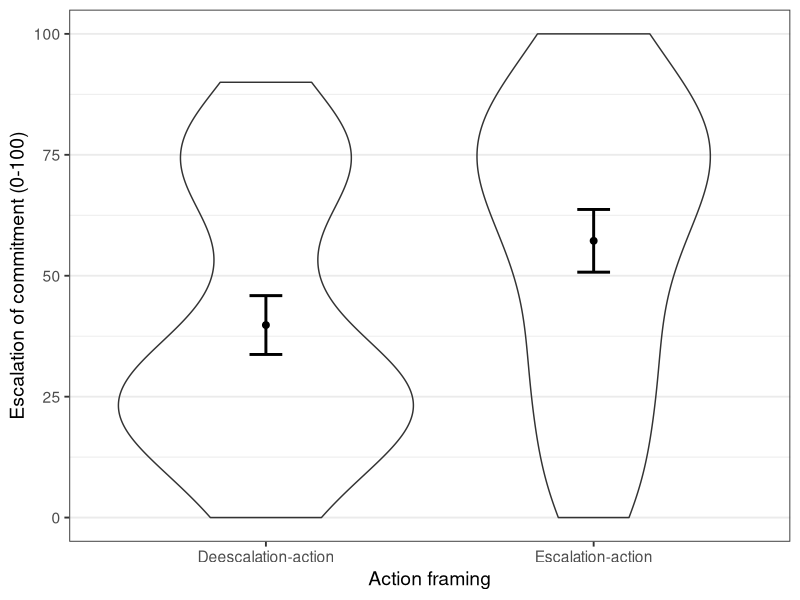
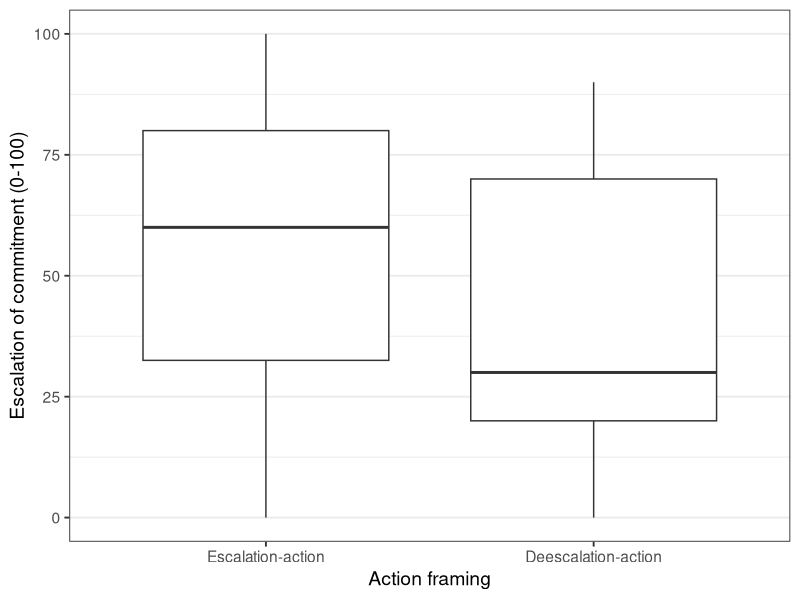

These figures' R source, in order:
## ---- chunk 1
# Workplace Setup
knitr::opts_chunk$set(echo = TRUE)
#install.packages("tidyverse")
#install.packages("ggplot2")
#install.packages("car")
library(tidyverse)
library(ggplot2)
library(car)
## ---- chunk 2
# import file from CSV
alldata <- read.csv("inputs/data/action-inaction-eoc-experiment-1-data.csv", header=TRUE, fileEncoding = "UTF-8-BOM") 

# calculate condition
alldata$condition <- 0
for (i in 1:nrow(alldata)){
  if (!is.na(alldata$EOC1_me[i])) (alldata$condition[i] <- 1)
  if (!is.na(alldata$EOC1_other[i])) (alldata$condition[i] <- 2)
  if (!is.na(alldata$DEC1_me[i])) (alldata$condition[i] <- 3)
  if (!is.na(alldata$DEC1_other[i])) (alldata$condition[i] <- 4)
}

#calcaulte age 
alldata$age <- alldata$birth+9

# some recoding to get the condition
alldata$blankeocdec<- recode(alldata$condition, "c(1,2)=1;c(3,4)=2; else=NA")
alldata$blankme<- recode(alldata$condition, "c(1,3)=1;c(2,4)=2; else=NA")
alldata$condition<-factor(alldata$condition,levels = c(1,2,3,4), 
                          labels=c("Escalation-action / Self-initiated", 
                                   "Escalation-action / Other-initiated",
                                   "Deescalation-action / Self-initiated",
                                   "Deescalation-action / Other-initiated"))
#value labels
alldata$blankeocdec<-factor(alldata$blankeocdec,levels = c(1,2), labels=c("Escalation-action", "Deescalation-action"))
alldata$blankme<-factor(alldata$blankme,levels = c(1,2), labels=c("Self-initiated", "Other-initiated"))

# calcaulte attention checks for exclusions
alldata$include<-(alldata$blankeocdec=="Escalation-action" & alldata$manchk2<=3) |
  (alldata$blankeocdec=="Deescalation-action" & alldata$manchk2>=3)

# including only those who passed the attention checks
alldata<-subset(alldata, include==1)

# the effects for the 'other initiated conditions' are stronger, but in this manuscript we focus on the 'self initiated' conditions.
alldata<-subset(alldata, blankme=="Self-initiated")


# referring the labels in the condition variable
xlabel<-"Escalation-action" #name condition 1
ylabel<-"Deescalation-action" #name condition 2

factorlabel<-"blankeocdec" 
measurelabel<-"esc1"  
xlabelstring<-"Action framing" 
ylabelstring<-"Escalation of commitment (0-100)"   
## ---- chunk 3
#Set your alpha level and confidence interval
alpha<-0.05
ConfInt<-0.95

#Alternative hypothesis: specify "two.sided" (for x<>y), "less" (for x<y) or "greater" (for x>y)
H1<-"two.sided"

bootstraps<-2000

options(scipen=20) #disable scientific notation for numbers smaller than x (i.e., 10) digits (e.g., 4.312e+22)

#Remove other conditions in your datafile (only keep groups specified above)
alldata<-subset(alldata, alldata[[factorlabel]]==xlabel|alldata[[factorlabel]]==ylabel)

x.alldata<-subset(alldata, alldata[[factorlabel]]==xlabel)
y.alldata<-subset(alldata, alldata[[factorlabel]]==ylabel)
x<-x.alldata[[measurelabel]]
y<-y.alldata[[measurelabel]]

# Calculate 95% CI

bsci <- function(data.frame, group.var=match(factorlabel,names(alldata)), dv.var=match(measurelabel,names(alldata)), difference=FALSE, pooled.error=FALSE, conf.level=ConfInt) {
  data <- subset(alldata, select=c(group.var, dv.var))
 fact <- factor(data[[1]], levels = c(xlabel,ylabel))
 dv <- data[[2]]
 J <- nlevels(fact)
 N <- length(dv)
    ci.mat <- matrix(,J,3, dimnames=list(levels(fact), c('lower', 'mean', 'upper')))
    ci.mat[,2] <- tapply(dv, fact, mean)
    n.per.group <- tapply(dv, fact, length)
    if(difference==TRUE) diff.factor= 2^0.5/2 else diff.factor=1
    if(pooled.error==TRUE) {
  for(i in 1:J) {
   moe <- summary(lm(dv ~ 0 + fact))$sigma/(n.per.group[[i]])^0.5 * qt(1-(1-conf.level)/2,N-J) * diff.factor
   ci.mat[i,1] <- ci.mat[i,2] - moe
   ci.mat[i,3] <- ci.mat[i,2] + moe
   }
  }
 if(pooled.error==FALSE) {
   for(i in 1:J) {
    group.dat <- subset(data, data[1]==levels(fact)[i])[[2]]
    moe <- sd(group.dat)/sqrt(n.per.group[[i]]) * qt(1-(1-conf.level)/2,n.per.group[[i]]-1) * diff.factor
    ci.mat[i,1] <- ci.mat[i,2] - moe
    ci.mat[i,3] <- ci.mat[i,2] + moe
  }
 }
    ci.mat
}

#change matrix output from functions to dataframe, add CI from between, add labels and means 
ci.sum<-as.data.frame(bsci(alldata, group.var=match(factorlabel,names(alldata)), dv.var=match(measurelabel,names(alldata)), difference=TRUE))
ci.sum[[factorlabel]] <- c(xlabel,ylabel)
ci.sum[[measurelabel]] <- c(mean(x),mean(y))

sd1<-sd(x) #standard deviation of group 1
sd2<-sd(y) #standard deviation of group 2
n1 <- length(x) #number of individuals
n2 <- length(y) #number of individuals
m_diff<-mean(x)-mean(y)
## ---- chunk 4
# Assuming 'factorlabel' holds the name of the column for grouping/factor variable
# and 'measurelabel' holds the name of the column for the measurement variable.

# Update the data frames to use character representations directly
ci.sum$factor_as_char <- as.character(ci.sum[[factorlabel]])
alldata$factor_as_char <- as.character(alldata[[factorlabel]])

# Create the plot
ggplot(ci.sum, aes(x=factor_as_char, y=get(measurelabel), group=1)) +
  geom_errorbar(aes(ymin=lower, ymax=upper), width=.1, size=1) +
  geom_point(size=2) +
  geom_violin(data=alldata, aes(x=factor_as_char, group=factor_as_char), alpha=0) +
  ylab(ylabelstring) + 
  xlab(xlabelstring) + 
  theme_bw(base_size=14) +
  theme(panel.grid.major.x = element_blank())
## ---- chunk 5
ggplot(alldata, aes(x=.data[[factorlabel]], y=.data[[measurelabel]])) +
  geom_boxplot() +
  ylab(ylabelstring) +
  xlab(xlabelstring) +
  theme_bw(base_size=14) +
  theme(panel.grid.major.x = element_blank())
